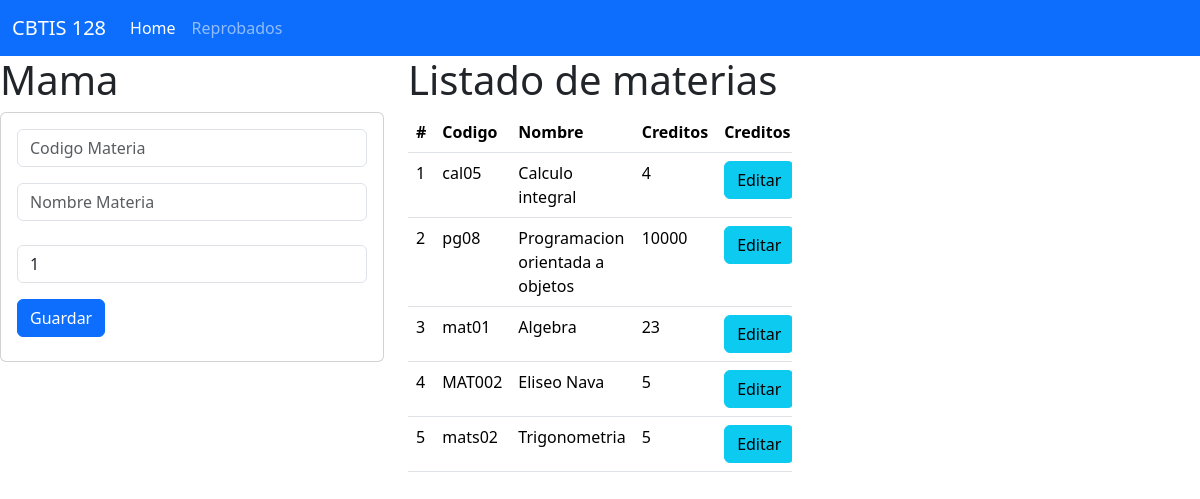
Before: / with the older database file.
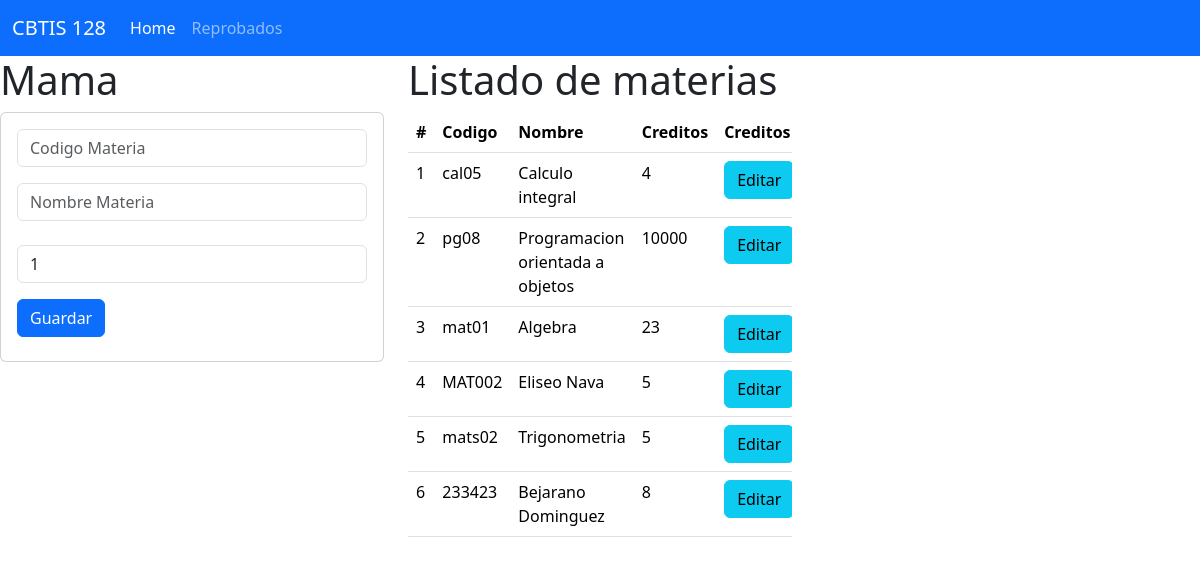
After: the same page with the newer database file.
### materia_app/models.py (models this page shows, shortened)
class Materia(models.Model):
    codigo = models.CharField(primary_key = True, max_length=6)
    nombre = models.CharField(max_length=100 )
    creditos = models.PositiveSmallIntegerField()

### materia_app/views.py (the view)
# urls.py: path("", views.inicio_vista, name="inicio_vista"),
def inicio_vista(request):
    lasmaterias = Materia.objects.all()
    return render(request, "gestionarMateria.html", {"mismaterias":lasmaterias})

### materia_app/templates/gestionarMateria.html (shortened to what this page needs)
{% extends "base.html" %}
{% block cuerpo %}
    <div class = "row">
        <div class="col-sm-12 col-md-4 col-lg-4 col-xl-4">
            <h1>Mama</h1>
            <div class="card">
              <div class="card-body">
                <form action="/registrarMateria/" method="POST">{% csrf_token %}
                  <div class="form-roup">
                    <input type="text" id="txtcodigo" name="txtcodigo" class="form-control"
                    placeholder="Codigo Materia" minLength="6" maxLength="6" required>
                  </div>
                  <div class="form-roup py-3">
                    <input type="text" id="txtnombre" name="txtnombre" class="form-control"
                    placeholder="Nombre Materia" minLength="6" maxLength="100" required>
                  </div>
                  <div class="form-roup py-2">
                    <input type="text" id="numcreditos" name="numcreditos" class="form-control"
                      value="1" min="1" max="9" required>
                  </div>
                  <div class="form-roup py-2">
                    <button type="submit" class="btn btn-primary">Guardar</button>
                  </div>
                </form>
              </div>
            </div>
        </div>
        <div class="col-sm-12 col-md-8 col-lg-8 col-xl-4">
            <h1>Listado de materias</h1>
            <div class="table-responsive">
                <table class="table table-stripped">
                    <thead>
                      <tr>
                        <th scope="col">#</th>
                        <th scope="col">Codigo</th>
                        <th scope="col">Nombre</th>
                        <th scope="col">Creditos</th>
                        <th colspan = "2">Creditos</th>
                      </tr>
                    </thead>
                    <tbody>
                      {% for m in mismaterias %}
                      <tr>
                        <td>
                          {{forloop.counter}}
                        </td>
                        <td>
                          {{m.codigo}}
                        </td>
                        <td>
                          {{m.nombre}}
                        </td>
                        <td>
                          {{m.creditos}}
                        </td>
                        <td> <a href = "" class="btn btn-info">Editar </a></td>
                      </tr>
                      {% endfor %}
                    </tbody>
                  </table>
            </div>
        </div>
    </div>
{% endblock %}

### materia_app/templates/base.html (shortened to what this page needs)
<!doctype html>
<html lang="en">
  <head>
    <link href="https://cdn.jsdelivr.net/npm/bootstrap@5.3.3/dist/css/bootstrap.min.css" rel="stylesheet">
  </head>
  <body>
    <nav class="navbar navbar-expand-lg bg-primary" data-bs-theme="dark">
        <div class="container-fluid">
          <a class="navbar-brand" href="#">CBTIS 128</a>
          <div class="collapse navbar-collapse" id="navbarNav">
            <ul class="navbar-nav">
              <li class="nav-item">
                <a class="nav-link active" aria-current="page" href="#">Home</a>
              </li>
              <li class="nav-item">
                <a class="nav-link" href="#">Reprobados</a>
              </li>
            </ul>
          </div>
        </div>
      </nav>
    {% block cuerpo %}
    {% endblock %}
  </body>
</html>

Changed rows visible on the page:
added Materia: codigo "233423", nombre "Bejarano Dominguez", creditos "8"
